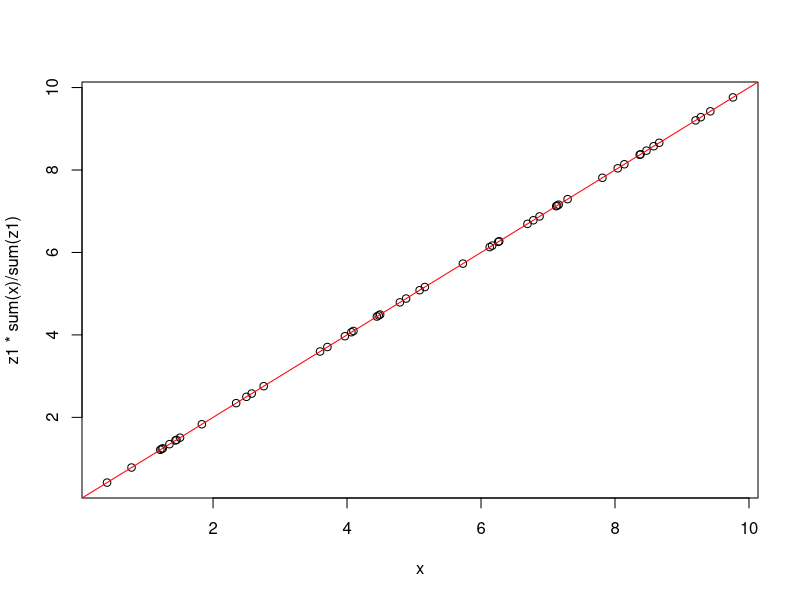

R code for this plot:
a <- runif(50, 0, 10)
x <- runif(50, 0, 10)
n <- 50
y <- n * (a*x) / sum(a*x)

B <- matrix(rep(y/(n*a), length(a)), ncol = length(a)) %*% diag(a)

sol <- eigen(B)

z1 <- Re(sol$vectors[, 1])
z2 <- x
lm(z2 ~ z1)$coeff[2]
sum(x) / sum(z1)

plot(x, z1 * sum(x) / sum(z1))
abline(0, 1, col = 'red')
